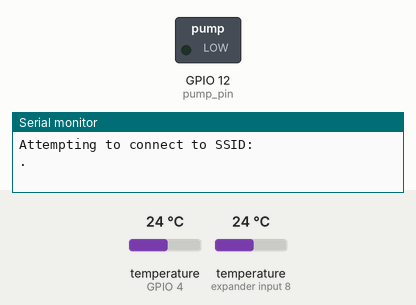
Recording of a sketch running on a simulated ESP8266 (NodeMCU). Shown: switched loads named in the sketch (green lamp = pin HIGH), the last lines printed to the serial monitor. The test bench sets the inputs (shaded band); at power-on: temperature (sensors on GPIO 4, expander input 8) 24 °C. WiFi joins after 1.5 s; servers stay silent unless stated; not simulated (calls return 0 or success): secrets.h.

Above: at 1.2 s.
1.3 s: temperature (sensor on GPIO 4) set to 5.5 °C
At 9.7 s:
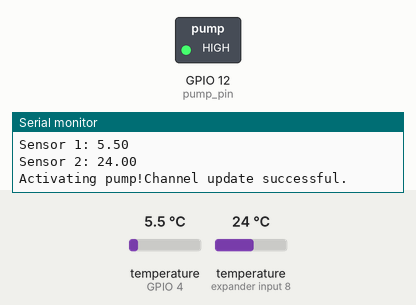
12.9 s: temperature (sensor on GPIO 4) set to 4.6 °C
Timing chart, 0 to 15.9 s (numbered marks = the images above; inputs shaded):
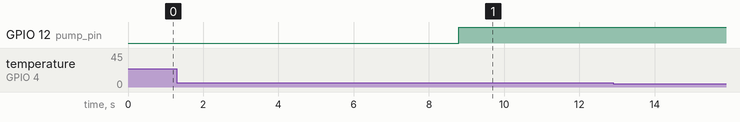

The sketch:

control_temp_16.ino
```cpp
/* This code have been modified for read two sensors DS18B20 and a MQ-4 1 medidor de Metano, gas natural comprimido (GNP) and writes in a
specific channel in Thingspeak
Modified by: Norberto Moreno 2019 */

/*
  WriteMultipleFields

  Description: Writes values to fields 1,2,3,4 and status in a single ThingSpeak update every 20 seconds.

  Hardware: ESP8266 based boards

  !!! IMPORTANT - Modify the secrets.h file for this project with your network connection and ThingSpeak channel details. !!!

  Note:
  - Requires ESP8266WiFi library and ESP8622 board add-on. See https://github.com/esp8266/Arduino for details.
  - Select the target hardware from the Tools->Board menu
  - This example is written for a network using WPA encryption. For WEP or WPA, change the WiFi.begin() call accordingly.

  ThingSpeak ( https://www.thingspeak.com ) is an analytic IoT platform service that allows you to aggregate, visualize, and
  analyze live data streams in the cloud. Visit https://www.thingspeak.com to sign up for a free account and create a channel.

  Documentation for the ThingSpeak Communication Library for Arduino is in the README.md folder where the library was installed.
  See https://www.mathworks.com/help/thingspeak/index.html for the full ThingSpeak documentation.

  For licensing information, see the accompanying license file.

  Copyright 2018, The MathWorks, Inc.
*/

#include "ThingSpeak.h"
#include "secrets.h"
#include <ESP8266WiFi.h>
//#include <WiFi.h>

// Sensor DS18B20
#include <OneWire.h>
#include <DallasTemperature.h>
//#include <SoftwareSerial.h>


// DS18B20 en PIN 6 Digital
#define ONE_WIRE_BUS 4
OneWire oneWire(ONE_WIRE_BUS);
DallasTemperature sensors(&oneWire);


//Dirección para cada sensor (Se deben sacar)
DeviceAddress sensor1 = {0x28, 0x92, 0xF4, 0x22, 0x0C, 0x00, 0x00, 0xB4}; // S1
DeviceAddress sensor2 = {0x28, 0x86, 0xA4, 0x56, 0x0B, 0x00, 0x02, 0x7A}; // S2

//{0x28, 0xFF, 0x31, 0x26, 0xA2, 0x17, 0x05, 0x7C}; // Replacement sensor

//Damaged sensor address= 28 86 A4 56 0B 00 02 7A


float sensorData;
float ppmRead = A0;
int pump_pin = 12;

char ssid[] = SECRET_SSID;   // your network SSID (name)
char pass[] = SECRET_PASS;   // your network password
int keyIndex = 0;            // your network key Index number (needed only for WEP)
WiFiClient  client;

unsigned long myChannelNumber = SECRET_CH_ID;
const char * myWriteAPIKey = SECRET_WRITE_APIKEY;

int number = 0;

void setup() {
  Serial.begin(115200);  // Initialize serial
  pinMode(pump_pin, OUTPUT);
  WiFi.mode(WIFI_STA);
  ThingSpeak.begin(client);  // Initialize ThingSpeak
  // Start up the library
  sensors.begin();

  //Establecemos resolución de sensores

  /************************************************
   * Resolution     Increment            Time
   * 9  bit         0.5    degrees C     93.75 mSec
   * 10 bit         0.25   degrees C     187.5 mSec
   * 11 bit         0.125  degrees C     375 mSec
   * 12 bit         0.0625 degrees C     750 mSec
  *************************************************/

 sensors.setResolution(sensor1, 12);
 sensors.setResolution(sensor2, 12);
}

// Particulas por millon gas function
/*float getPpm(void) {
  float sensorData= analogRead(ppmRead);
  float percentLecture = map(sensorData, 300, 1023, 0, 100);
  return percentLecture;
}*/


void loop() {

  // Connect or reconnect to WiFi
  if(WiFi.status() != WL_CONNECTED){
    Serial.print("Attempting to connect to SSID: ");
    Serial.println(SECRET_SSID);
    while(WiFi.status() != WL_CONNECTED){
      WiFi.begin(ssid, pass);  // Connect to WPA/WPA2 network. Change this line if using open or WEP network
      Serial.print(".");
      delay(5000);
    }
    Serial.println("\nConnected.");
  }

  //float lecturaSensor = getPpm();
  // Sensor de temperatura DS18B20

  sensors.requestTemperatures();
  delay(2000); // Added to give the onewire stuff time to initialize.
  float dataTemp1 = sensors.getTempC(sensor1);
  float dataTemp2 = sensors.getTempC(sensor2);
  delay(1000);
  Serial.print("Sensor 1: ");
  Serial.println(dataTemp1);
  Serial.print("Sensor 2: ");
  Serial.println(dataTemp2);

  if ( dataTemp1 >= 5 ) {
    digitalWrite(pump_pin, HIGH);
    Serial.print("Activating pump!");
  }
  else if ( dataTemp1 <= 2.5 ) {
    digitalWrite(pump_pin, LOW);
    Serial.print("Deactivate pump!");
  }

  // set the fields with the values
  //ThingSpeak.setField(1, lecturaSensor);
  ThingSpeak.setField(2, dataTemp1);
  ThingSpeak.setField(3, dataTemp2);
  //ThingSpeak.setField(4, number4);


  // Write to ThingSpeak. There are up to 8 fields in a channel, allowing you to store up to 8 different
  // pieces of information in a channel.  Here, we write to field 1.
 // int x = ThingSpeak.writeField(myChannelNumber, 2, lecturaSensor, myWriteAPIKey);
  int x = ThingSpeak.writeFields(myChannelNumber,myWriteAPIKey);
  if(x == 200){
    Serial.println("Channel update successful.");
    /*Serial.print("ppm Monoxido %: ");
    Serial.print(lecturaSensor,2);
    Serial.println("%"); */
  }
  else{
    Serial.println("Problem updating channel. HTTP error code " + String(x));
  }

  /* change the value
  number++;
  if(number > 99){
    number = 0;
  }*/

  delay(20000); // Wait 20 seconds to update the channel again
}
```

Measured:
- after the input at 12.9 s, every drawn part: stays the same
